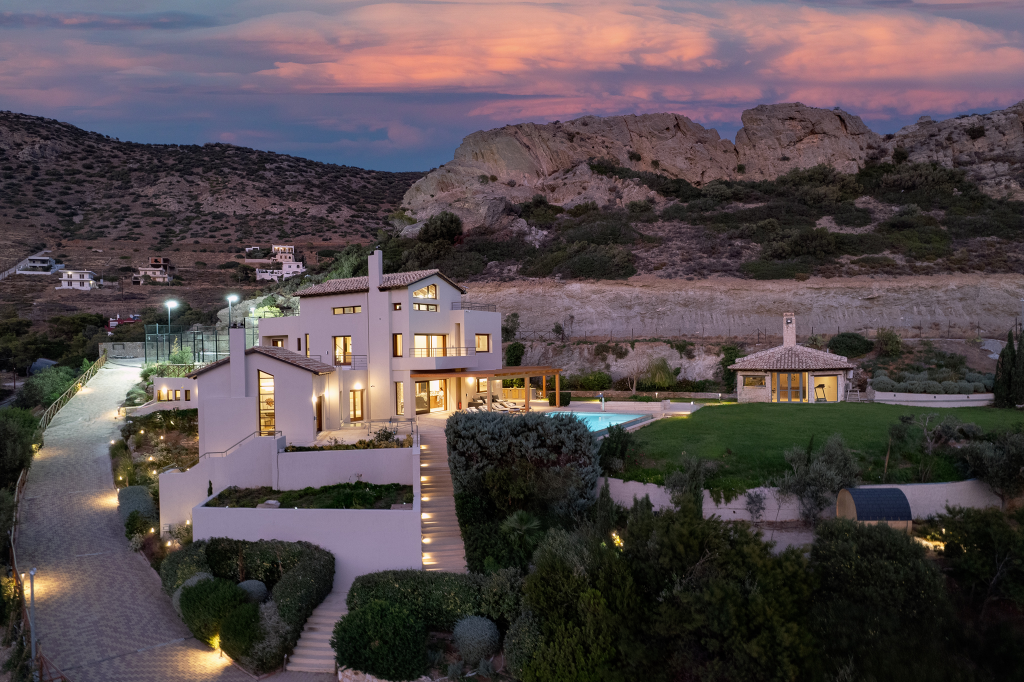
#> input picture villa_tiktok_slides/photos/exterior.jpg, 2048 x 1364 px (shown at 1/2 size)
$ python create_slides.py
#> lines starting #> are read from the running program, lines starting #| are printed output that depends on the picture
#!/usr/bin/env python3
"""Create TikTok-ready slideshow images for Villa Lithos"""

from PIL import Image, ImageDraw, ImageFont
import os

PHOTOS_DIR = os.path.join(os.path.dirname(__file__), 'photos')
OUTPUT_DIR = os.path.join(os.path.dirname(__file__), 'final')
os.makedirs(OUTPUT_DIR, exist_ok=True)

# TikTok dimensions (9:16)
WIDTH = 1080
HEIGHT = 1920

# Slide definitions: (photo_file, text_lines, text_position)
SLIDES = [
    {
        'photo': 'exterior.jpg',
        'lines': [
            'My friends think',
            "I'm rich...",
            '',
            'But this luxury villa',
            'costs LESS per person',
            'than most hotels 🏛️'
        ],
        'position': 'top'
    },
    {
        'photo': 'pool.jpg',
        'lines': [
            '22 guests',
            '9 bedrooms',
            'Private infinity pool',
            '15 min from Athens airport ✈️'
        ],
        'position': 'top'
    },
    {
        'photo': 'aerial.jpg',
        'lines': [
            'Private padel court 🎾',
            'Finnish barrel sauna 🧖',
            'Heated infinity pool 🏊',
            'Jacuzzi • Gym • Spa',
            '5,000m² private estate'
        ],
        'position': 'top'
    },
    {
        'photo': 'bathtub.jpg',
        'lines': [
            '€8,000 per week',
            '÷ 22 people',
            '= €52 per person/night',
            '',
            'That\'s LESS than a hostel 🤯'
        ],
        'position': 'center'
    },
    {
        'photo': 'fireplace.jpg',
        'lines': [
            'Hotels in Mykonos:',
            '€300+ per night per room',
            '',
            'Villa Lithos:',
            '€52/night with YOUR',
            'own infinity pool 💎'
        ],
        'position': 'top'
    },
    {
        'photo': 'hero.webp',
        'lines': [
            'Villa Lithos',
            'Porto Rafti, Greece',
            '',
            '🔗 Link in bio',
            '📩 DM for availability'
        ],
        'position': 'center'
    }
]


def load_font(size):
    """Try to load a bold font, fall back to default"""
    font_paths = [
        '/usr/share/fonts/truetype/dejavu/DejaVuSans-Bold.ttf',
        '/usr/share/fonts/truetype/liberation/LiberationSans-Bold.ttf',
        '/usr/share/fonts/truetype/freefont/FreeSansBold.ttf',
    ]
    for fp in font_paths:
        if os.path.exists(fp):
            return ImageFont.truetype(fp, size)
    return ImageFont.load_default()


def create_slide(slide_def, index):
    """Create a single TikTok slide"""
#> called with index = 0
    photo_path = os.path.join(PHOTOS_DIR, slide_def['photo'])

    if not os.path.exists(photo_path):
        print(f"  ⚠️  Photo not found: {photo_path}")
        return None

    # Open and resize photo to fill 9:16
    img = Image.open(photo_path)
#> img is the input picture: PIL image 2048x1364 RGB; mean R, G, B 85.5, 74.6, 77

    # Calculate crop to fill 9:16
    target_ratio = WIDTH / HEIGHT  # 0.5625
    img_ratio = img.width / img.height
#> img_ratio = 1.5

    if img_ratio > target_ratio:
        # Image is wider, crop sides
        new_width = int(img.height * target_ratio)
#> new_width = 767
        left = (img.width - new_width) // 2
#> left = 640
        img = img.crop((left, 0, left + new_width, img.height))
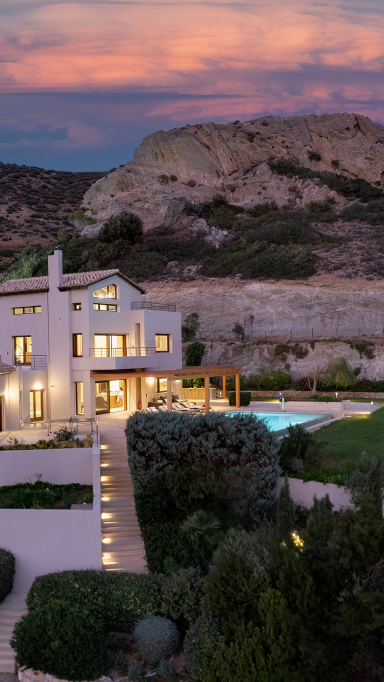
#> img: PIL image 767x1364 RGB (shown at 1/2 size); mean R, G, B 94.2, 79, 79.4
    else:
        # Image is taller, crop top/bottom
        new_height = int(img.width / target_ratio)
        top = (img.height - new_height) // 2
        img = img.crop((0, top, img.width, top + new_height))

    img = img.resize((WIDTH, HEIGHT), Image.LANCZOS)
#> img: PIL image 1080x1920 RGB

    # Add dark overlay for text readability
    overlay = Image.new('RGBA', (WIDTH, HEIGHT), (0, 0, 0, 0))
#> overlay: PIL image 1080x1920 RGBA; every value is 0
    draw = ImageDraw.Draw(overlay)

    if slide_def['position'] == 'top':
        # Gradient from top
        for y in range(0, HEIGHT // 2):
            alpha = int(180 * (1 - y / (HEIGHT // 2)))
            draw.rectangle([(0, y), (WIDTH, y + 1)], fill=(0, 0, 0, alpha))
    elif slide_def['position'] == 'center':
        # Full semi-transparent overlay
        draw.rectangle([(0, 0), (WIDTH, HEIGHT)], fill=(0, 0, 0, 100))

    # Composite overlay
    img = img.convert('RGBA')
#> img: PIL image 1080x1920 RGBA
    img = Image.alpha_composite(img, overlay)
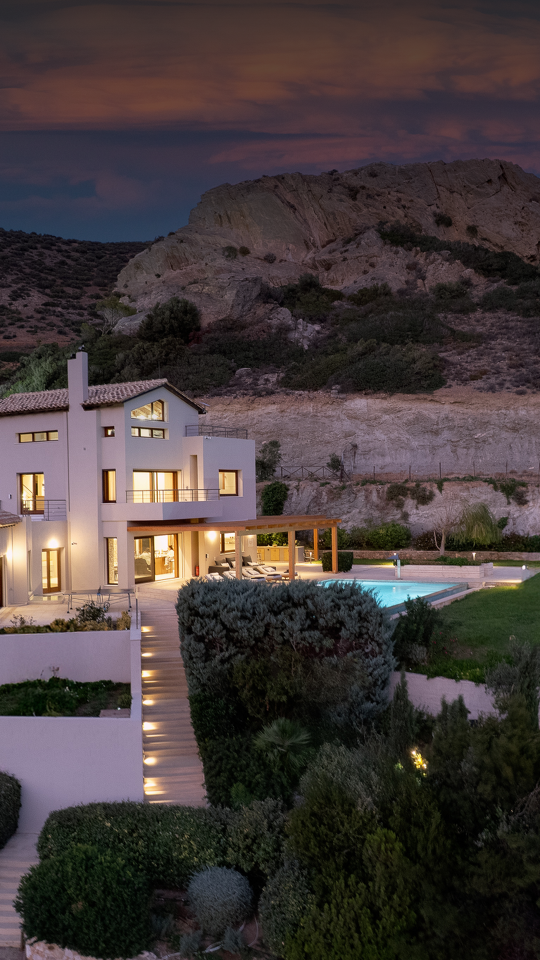
#> img: PIL image 1080x1920 RGBA (shown at 1/2 size); mean R, G, B, A 70.2, 60.5, 59.7, 255

    # Add text
    draw = ImageDraw.Draw(img)
    font_large = load_font(56)
    font_small = load_font(44)

    lines = slide_def['lines']
    line_height = 72
    total_height = len(lines) * line_height

    if slide_def['position'] == 'top':
        y_start = 200
    elif slide_def['position'] == 'center':
        y_start = (HEIGHT - total_height) // 2
    else:
        y_start = HEIGHT - total_height - 200

    for i, line in enumerate(lines):
        if not line:
            continue

        font = font_large if i == 0 or (index == 0 and i < 2) else font_small

        # Get text size
        bbox = draw.textbbox((0, 0), line, font=font)
        text_width = bbox[2] - bbox[0]
        x = (WIDTH - text_width) // 2
        y = y_start + i * line_height

        # Draw text shadow
        draw.text((x + 3, y + 3), line, fill=(0, 0, 0, 200), font=font)
        # Draw main text
        draw.text((x, y), line, fill=(255, 255, 255, 255), font=font)
#> this loop made 6 passes
#> (bbox, text_width, x) on passes 1, 2, 4, 5, 6: ((0, 9, 518, 64), 518, 281), ((0, 9, 300, 53), 300, 390), ((0, 8, 486, 51), 486, 297), ((0, 8, 549, 50), 549, 265), ((0, 8, 463, 49), 463, 308)

    # Convert back to RGB for saving
    img = img.convert('RGB')
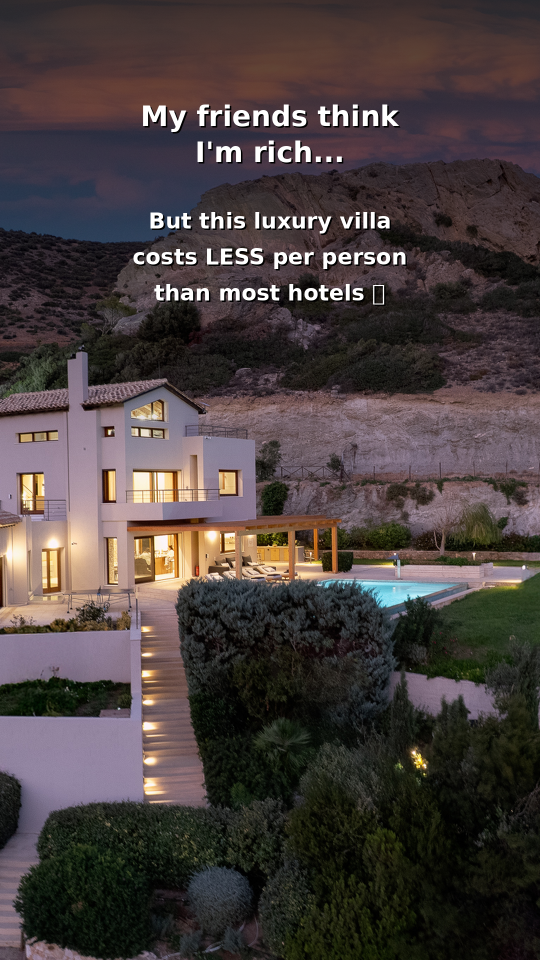
#> img: PIL image 1080x1920 RGB (shown at 1/2 size); mean R, G, B 72.8, 63.4, 62.5

    output_path = os.path.join(OUTPUT_DIR, f'slide-{index + 1}.jpg')
    img.save(output_path, 'JPEG', quality=95)
    print(f"  ✅ Slide {index + 1}: {output_path}")
    return output_path


def main():
    print("🎬 Creating Villa Lithos TikTok Slides\n")

    slides = []
    for i, slide_def in enumerate(SLIDES):
        result = create_slide(slide_def, i)
        if result:
            slides.append(result)
#> pass 2 of the loop in main, `for i, slide_def in enumerate(SLIDES):`:
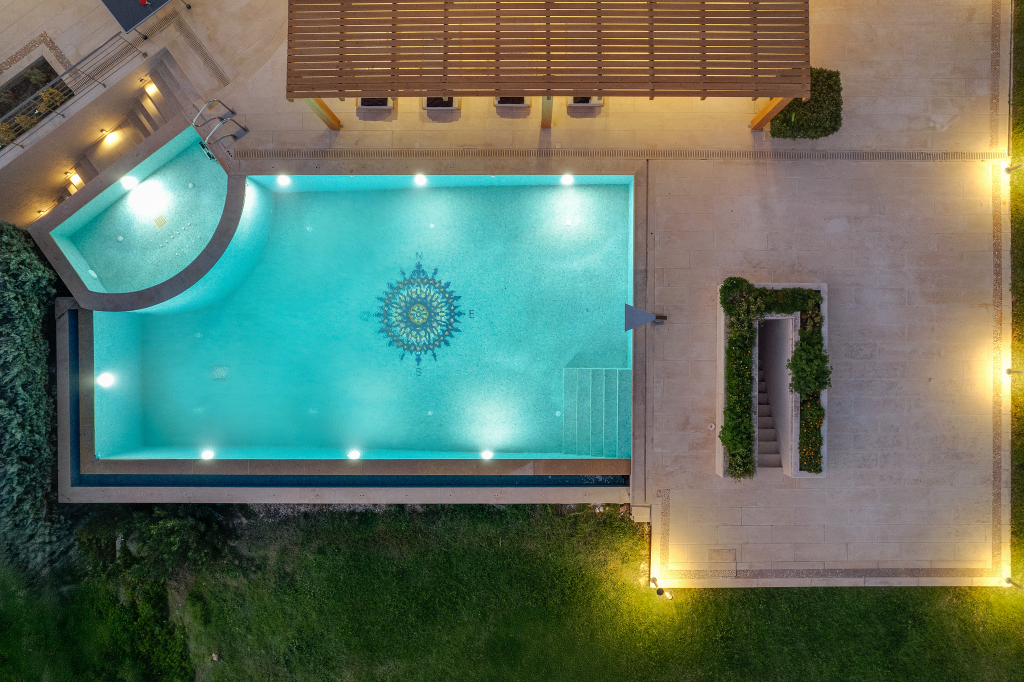
#> input picture villa_tiktok_slides/photos/pool.jpg, 2048 x 1364 px (shown at 1/2 size)
#> in create_slide, img is the input picture: PIL image 2048x1364 RGB; mean R, G, B 97, 115.4, 98.8
#> in create_slide (call 2), `img = Image.alpha_composite(img, overlay)`:
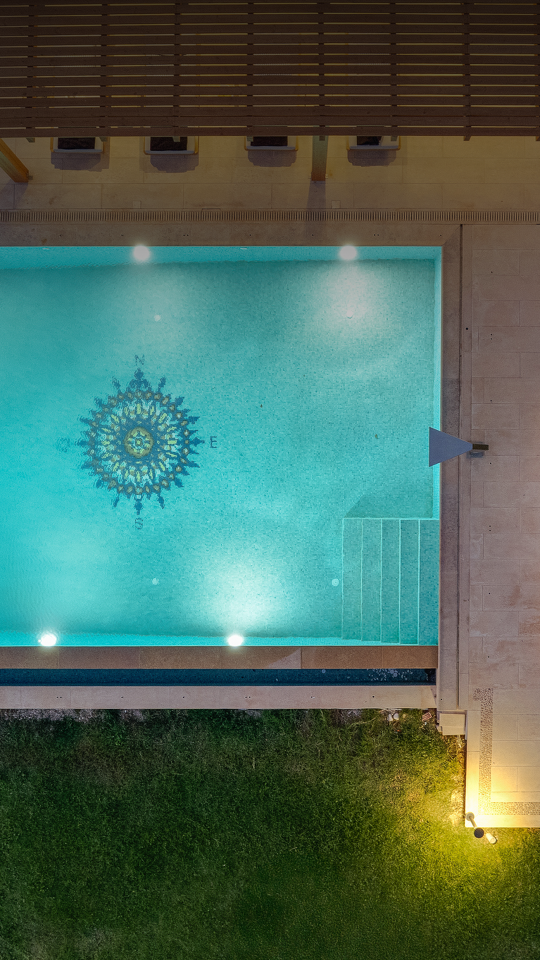
#> img: PIL image 1080x1920 RGBA (shown at 1/2 size); mean R, G, B, A 74.3, 105, 89.6, 255
#> the loop in create_slide (call 2), `for i, line in enumerate(lines):` made 4 passes
#> (bbox, text_width, x) on passes 1 to 4: ((0, 10, 309, 64), 309, 385), ((0, 8, 293, 41), 293, 393), ((0, 8, 491, 51), 491, 294), ((0, 8, 729, 50), 729, 175)
#> in create_slide (call 2), `img = img.convert('RGB')`:
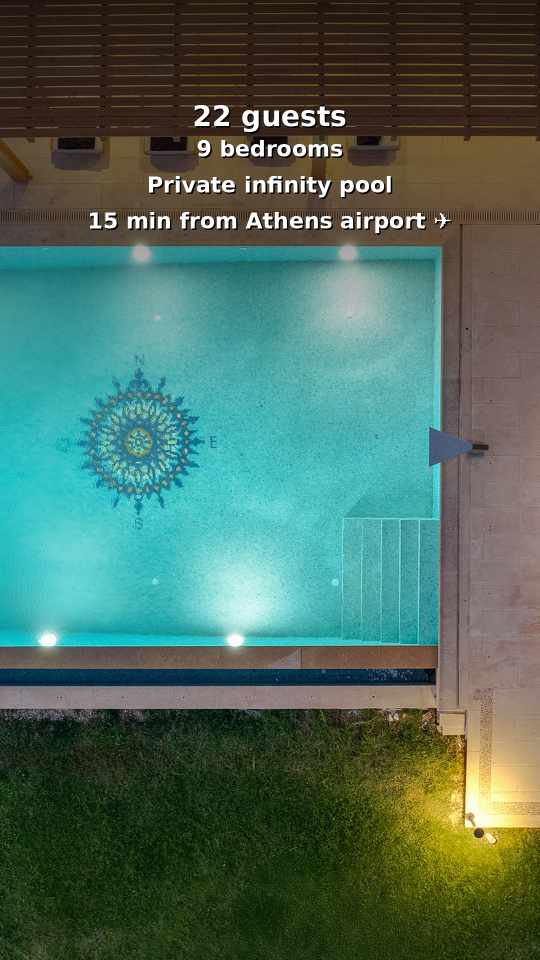
#> img: PIL image 1080x1920 RGB (shown at 1/2 size); mean R, G, B 76, 107, 92
#> pass 3 of the loop in main, `for i, slide_def in enumerate(SLIDES):`:
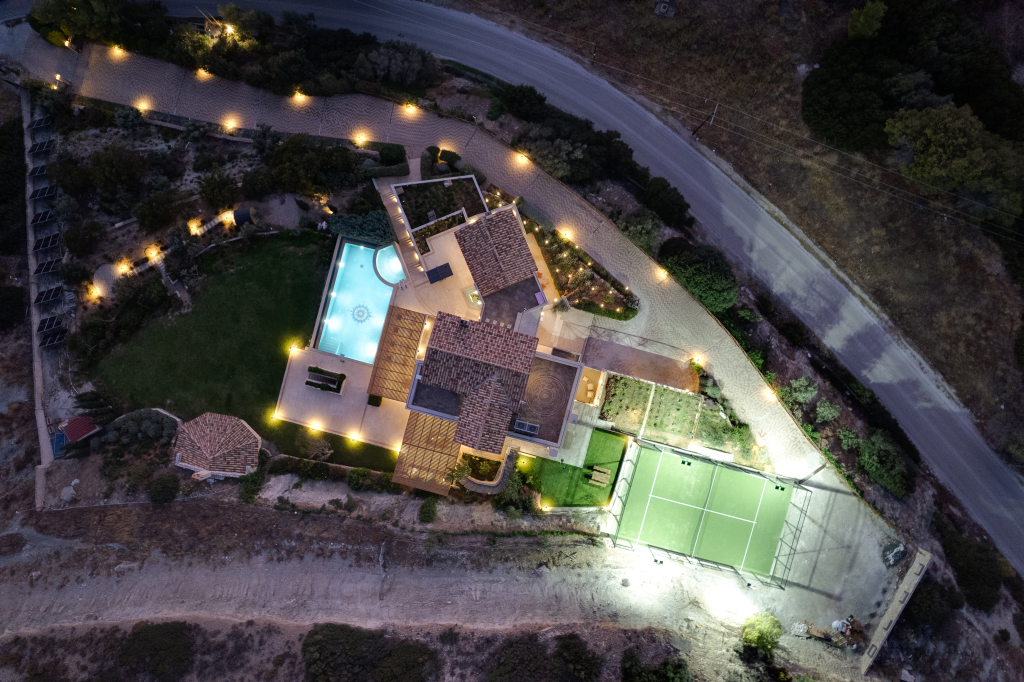
#> input picture villa_tiktok_slides/photos/aerial.jpg, 2048 x 1364 px (shown at 1/2 size)
#> in create_slide, img is the input picture: PIL image 2048x1364 RGB; mean R, G, B 73.2, 70.7, 70
#> in create_slide (call 3), `img = Image.alpha_composite(img, overlay)`:
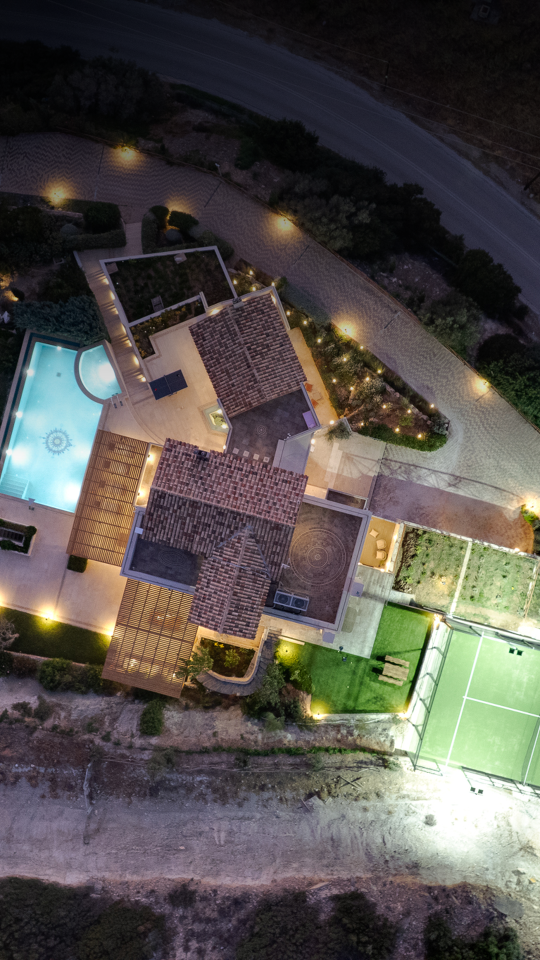
#> img: PIL image 1080x1920 RGBA (shown at 1/2 size); mean R, G, B, A 85.4, 81.3, 76.8, 255
#> the loop in create_slide (call 3), `for i, line in enumerate(lines):` made 5 passes
#> (bbox, text_width, x) on passes 1 to 5: ((0, 9, 660, 64), 660, 210), ((0, 8, 550, 49), 550, 265), ((0, 8, 533, 51), 533, 273), ((-3, 8, 491, 51), 494, 293), ((0, 8, 570, 50), 570, 255)
#> in create_slide (call 3), `img = img.convert('RGB')`:
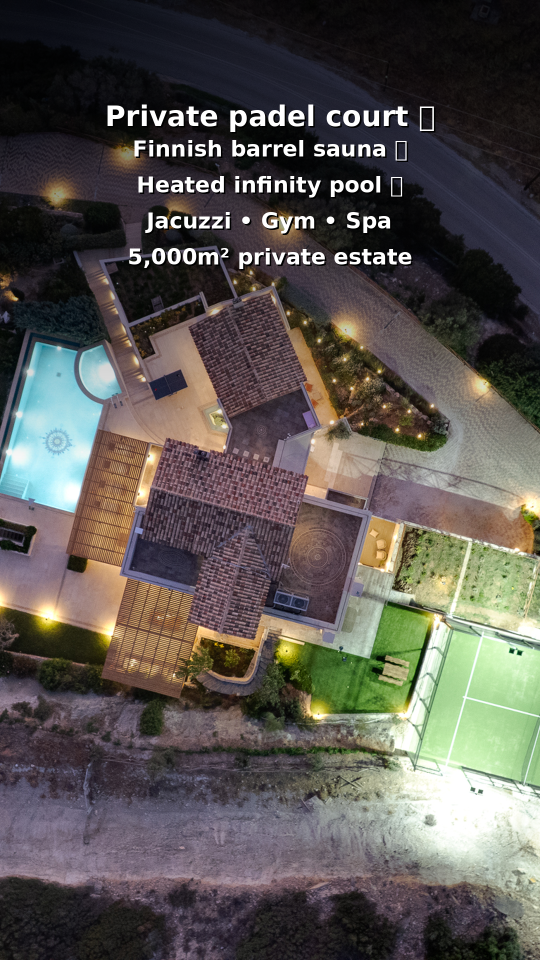
#> img: PIL image 1080x1920 RGB (shown at 1/2 size); mean R, G, B 89.3, 85.4, 80.7
#> the loop made 6 passes; the first 3 are shown

    print(f"\n📱 Created {len(slides)}/{len(SLIDES)} slides")
    print(f"📁 Output: {OUTPUT_DIR}/")

    if slides:
        print("\n📋 Caption for TikTok:")
        caption = """My friends think I'm rich but this luxury villa in Greece costs less per person than most hotels 🏛️✨

22 guests • 9 bedrooms • infinity pool • padel court • sauna
Only €52/person per night!

📍 Villa Lithos, Porto Rafti - 15 min from Athens Airport

#luxuryvilla #greecevilla #travelgreece #villagoals #airbnbfinds #grouptravel #europetravel #luxurytravel #splitcost #budgetluxury #travelhack #smarttravel #squadgoals #friendtrip #portorafti #athensgreece #greeksummer #visitgreece"""
        print(caption)
#> (printed output is left out)

        # Save caption
        with open(os.path.join(OUTPUT_DIR, 'caption.txt'), 'w') as f:
            f.write(caption)


if __name__ == '__main__':
    main()
